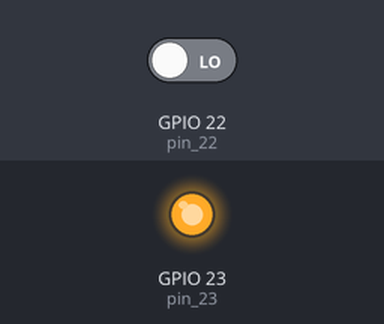
Bench run of a program on a simulated ESP32. Parts: output pins drawn as LEDs (lit = HIGH). Dashed ring = blinking. The inputs (shaded band) are chosen by the test bench; at power-on: GPIO 22 (pin_22) LOW.

Above: at 1.2 s.
1.3 s: GPIO 22 (pin_22) driven HIGH
At 4.2 s:
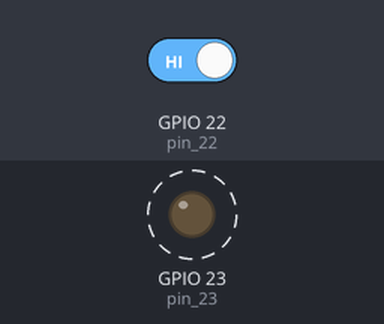
4.3 s: GPIO 22 (pin_22) driven LOW
At 5.3 s:
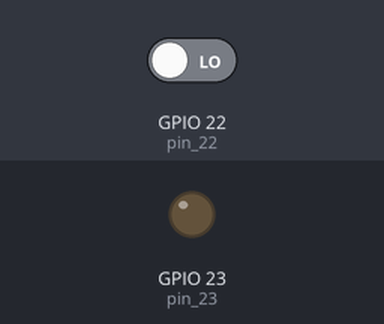
Timing chart, 0 to 7.3 s (numbered marks = the images above; inputs shaded):
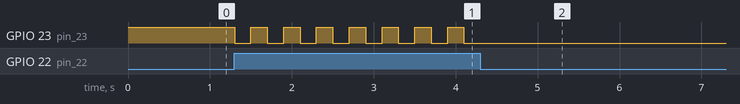

Measured:
- after the input at 1.3 s, GPIO 23 (pin_23): alternates HIGH for 0.20 s and LOW for 0.20 s, starting at once
- after the input at 4.3 s, GPIO 23 (pin_23): stops changing and stays LOW

The program:

main.cpp
```cpp
#include <Arduino.h> // test

bool led_on = true;               // remembers LED state, starts as on

void setup() {
  pinMode(23, OUTPUT);           // pin 23 = LED
  pinMode(22, INPUT_PULLDOWN);   // pin 22 = button, LOW when released
  digitalWrite(23, HIGH);        // LED on at startup
}

void loop() {
  if (digitalRead(22) == HIGH) { // button pressed
    led_on = !led_on;              // flip the state
    digitalWrite(23, led_on);     // update the LED
    delay(200);                  // debounce
  }
}
```
